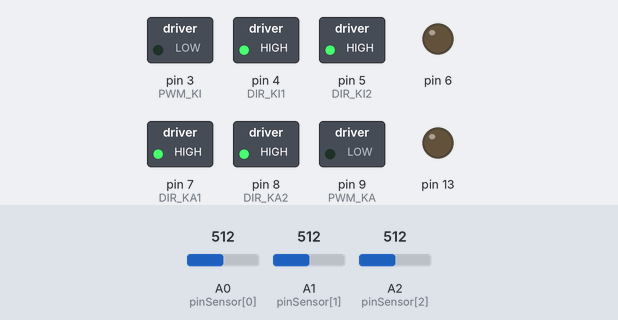
Simulated run of this sketch. Board: Arduino Uno, built with avr-gcc and run on an emulated ATmega328P. Shown: switched loads named in the sketch (green lamp = pin HIGH), output pins drawn as LEDs (lit = HIGH). Inputs (shaded band) come from the test bench; at power-on: A0 (pinSensor[0]) = 512, A1 (pinSensor[1]) = 512, A2 (pinSensor[2]) = 512.

Above: at 1.2 s.
1.3 s: A0 (pinSensor[0]) set to 654
2.8 s: A0 (pinSensor[0]) set to 674
At 3.8 s:
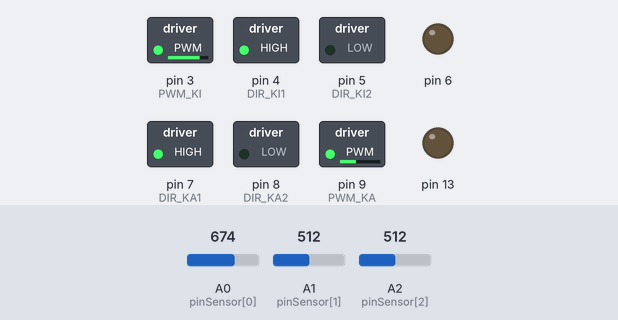
4.3 s: A1 (pinSensor[1]) set to 652
5.8 s: A1 (pinSensor[1]) set to 672
At 6.2 s:
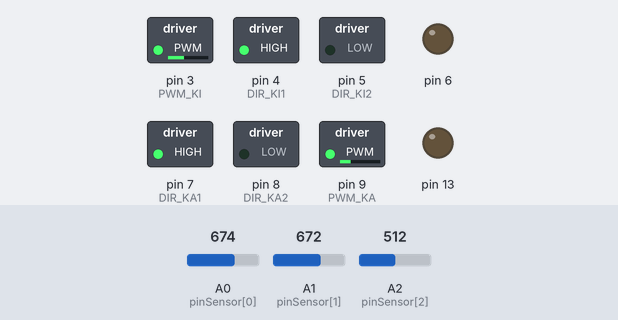
7.3 s: A2 (pinSensor[2]) set to 644
8.8 s: A2 (pinSensor[2]) set to 677
At 9.6 s:
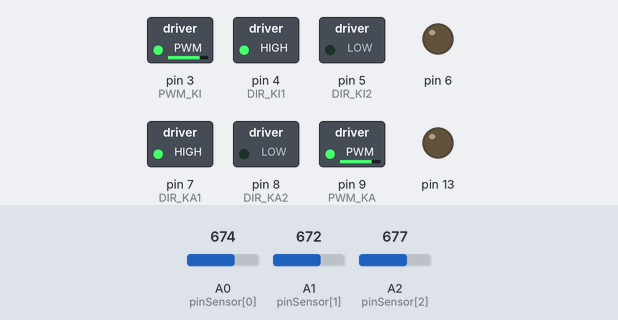
Timing chart, 0 to 11.3 s (numbered marks = the images above; inputs shaded):
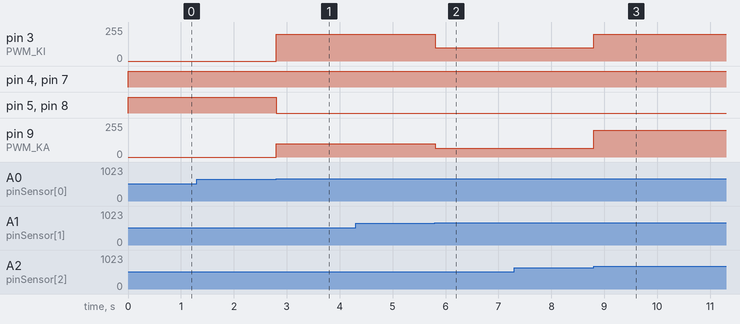

Measured:
- the behaviour switches between 662 and 663 on A0 (pinSensor[0]) (found by bisection; images 0 and 1)
- the behaviour switches between 662 and 663 on A1 (pinSensor[1]) (found by bisection; images 1 and 2)
- the behaviour switches between 662 and 663 on A2 (pinSensor[2]) (found by bisection; images 2 and 3)
- after the input at 1.3 s, every drawn part: stays the same
- after the input at 2.8 s, pin 3 (PWM_KI): 0/255 → 200/255 at once; pin 5 (DIR_KI2), pin 8 (DIR_KA2): HIGH → LOW at once; pin 9 (PWM_KA): 0/255 → 100/255 at once
- after the input at 4.3 s, every drawn part: stays the same
- after the input at 5.8 s, pin 3 (PWM_KI): 200/255 → 100/255 at once; pin 9 (PWM_KA): 100/255 → 66/255 at once
- after the input at 7.3 s, every drawn part: stays the same
- after the input at 8.8 s, pin 3 (PWM_KI): 100/255 → 200/255 at once; pin 9 (PWM_KA): 66/255 → 200/255 at once

The sketch:

LF.ino
```cpp
/**************************
 light follower robot
 www.muhilham.com
 30/07/2018
***********************/

//Motor Kiri
#define DIR_KI1 4 // IN4
#define DIR_KI2 5 // IN3
#define PWM_KI  3 // ENB
//Motor Kanan
#define DIR_KA1 7 // IN2
#define DIR_KA2 8 // IN1
#define PWM_KA  9 // ENA

const int pinSensor[3] = {A0, A1, A2};
int level = 150;
int threshold_SenKiri, threshold_SenTengah, threshold_SenKanan;
int baca[3];

int Kec_Min = -170;
int Kec_Max =  200; // Max = 255

void setup() {
  //Serial.begin(9600);
  pinMode(13,  OUTPUT);
  digitalWrite(13, LOW);
  for (int i = 4; i <= 9; i++) { // Set pin digital 4 - 9 sebagai output (direction motor)
    pinMode(i, OUTPUT);
  }
  for (int i = 0; i <= 2; i++) { // Kalibrasi batas ambang nilai sensor
    pinMode(pinSensor[i], INPUT);
    baca[i] = analogRead(pinSensor[i]);
  }
  threshold_SenKiri = baca[0] + level;
  threshold_SenTengah = baca[1] + level;
  threshold_SenKanan = baca[2] + level;
}

void loop() {
  for (int i = 0; i <= 2; i++) {
    baca[i] = analogRead(pinSensor[i]);
  }
  Serial.print(threshold_SenKiri);
  Serial.print("|");
  Serial.print(threshold_SenTengah);
  Serial.print("|");
  Serial.print(threshold_SenKanan);
  Serial.print("\t");
  Serial.print(baca[0]);
  Serial.print("|");
  Serial.print(baca[1]);
  Serial.print("|");
  Serial.print(baca[2]);
  Serial.print("\t");
  followLight();
}

void followLight() {
  int sensor = BacaSensor();
  if (sensor != 0b000) {
    switch (sensor) {
      case 0b001 : driveMotor(Kec_Max / 2, Kec_Max); break;
      case 0b011 : driveMotor(Kec_Max / 3, Kec_Max / 2); break;
      case 0b010 : driveMotor(Kec_Max, Kec_Max); break;
      case 0b111 : driveMotor(Kec_Max, Kec_Max); break;
      case 0b110 : driveMotor(Kec_Max / 2, Kec_Max / 3); break;
      case 0b100 : driveMotor(Kec_Max, Kec_Max / 2); break;
    }
  }
  else {
    driveMotor(0, 0);
  }
}

void driveMotor(int KEC_KI, int KEC_KA) {
  /** Motor Kiri **/
  if (KEC_KI < 0) {
    digitalWrite(DIR_KI1, LOW);
    digitalWrite(DIR_KI2, HIGH);
  }
  else if (KEC_KI > 0) {
    digitalWrite(DIR_KI1, HIGH);
    digitalWrite(DIR_KI2, LOW);
  }
  else {
    digitalWrite(DIR_KI1, HIGH);
    digitalWrite(DIR_KI2, HIGH);
  }

  /** Motor Kanan **/
  if (KEC_KA < 0) {
    digitalWrite(DIR_KA1, LOW);
    digitalWrite(DIR_KA2, HIGH);
  }
  else if (KEC_KA > 0) {
    digitalWrite(DIR_KA1, HIGH);
    digitalWrite(DIR_KA2, LOW);
  }
  else {
    digitalWrite(DIR_KA1, HIGH);
    digitalWrite(DIR_KA2, HIGH);
  }

  analogWrite(PWM_KI, abs(KEC_KI)); // Kirim PWM Kiri
  analogWrite(PWM_KA, abs(KEC_KA)); // Kirim PWM Kanan

  /*** Pembatasan kecepatan ***/
  if (KEC_KI > Kec_Max)KEC_KI = Kec_Max;
  if (KEC_KI < Kec_Min)KEC_KI = Kec_Min;
  if (KEC_KA > Kec_Max)KEC_KA = Kec_Max;
  if (KEC_KA < Kec_Min)KEC_KA = Kec_Min;

  Serial.print("PWM Kiri : ");
  Serial.print(KEC_KI);
  Serial.print(" | ");
  Serial.print("PWM Kanan : ");
  Serial.print(KEC_KA);
  Serial.print(" | ");
  Serial.print("   ");
}

int BacaSensor() {
  int SenKiri, SenTengah, SenKanan;
  int Sensor = 0;

  if (baca[0] > threshold_SenKiri) SenKiri = 1;
  else SenKiri = 0;
  if (baca[1] > threshold_SenTengah) SenTengah = 1;
  else SenTengah = 0;
  if (baca[2] > threshold_SenKanan) SenKanan = 1;
  else SenKanan = 0;

  int Sen[3] = {SenKiri, SenTengah, SenKanan};
  for (int i = 0; i <= 2; i++) {
    if (Sen[i] == 1) {
      Sensor = Sensor | (0b100 >> i);
    }
    Serial.print("|");
    Serial.print(Sen[i]);
    Serial.print("|");
    if (i == 2) Serial.println(" ");
  }
  return Sensor;
}
```
